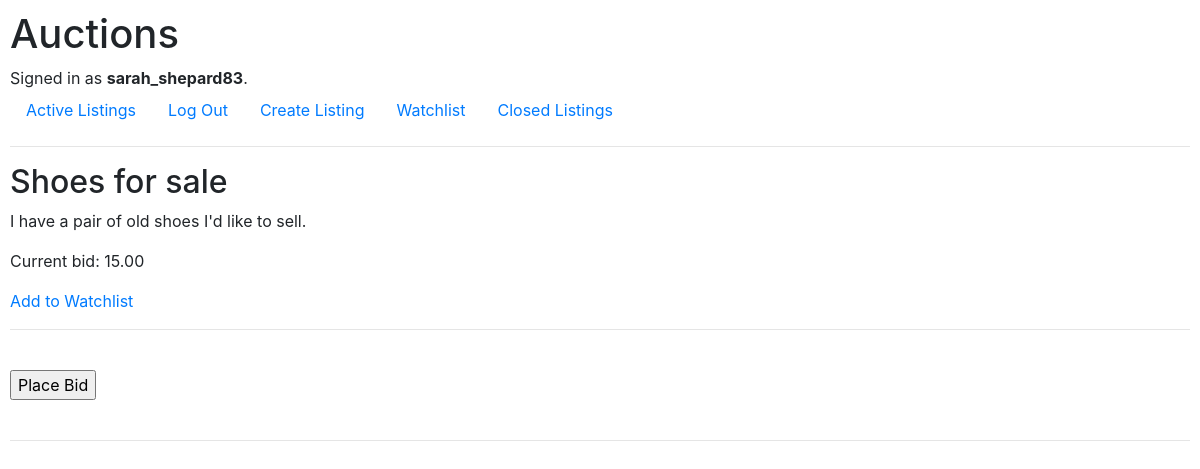
The app's page /listing/1 (signed in) with its own data.
### auctions/models.py (models this page shows, shortened)
class User(AbstractUser):
    pass

class Listing(models.Model):
    title = models.CharField(max_length=200)
    description = models.TextField()
    starting_bid = models.DecimalField(max_digits=10, decimal_places=2)
    image_url = models.URLField(blank=True, null=True)
    category = models.CharField(max_length=50, blank=True, null=True)
    user = models.ForeignKey(User, on_delete=models.CASCADE)
    winner = models.ForeignKey(User, on_delete=models.SET_NULL, null=True, related_name='won_listings')
    active = models.BooleanField(default=True)

class Bid(models.Model):
    bid_amount = models.DecimalField(max_digits=10, decimal_places=2)
    user = models.ForeignKey(User, on_delete=models.CASCADE)
    listing = models.ForeignKey(Listing, on_delete=models.CASCADE, related_name='bids')

### auctions/views.py (the view)
# urls.py: path("listing/<int:listing_id>", views.listing_detail, name="listing"),
def listing_detail(request, listing_id):
    listing = get_object_or_404(Listing, pk=listing_id)
    highest_bid = Bid.objects.filter(listing=listing).order_by('-bid_amount').first()
    user_watchlist_ids = []
    if request.user.is_authenticated:
        user_watchlist_ids = Watchlist.objects.filter(user=request.user).values_list('listing_id', flat=True)
    return render(request, 'auctions/listing-detail.html', {
        'listing': listing,
        'highest_bid': highest_bid,
        'user_watchlist_ids': user_watchlist_ids
    })

### auctions/templates/auctions/listing-detail.html (shortened to what this page needs)
{% extends "auctions/layout.html" %}
{% block body %}
    <h2>{{ listing.title }}</h2>
    <p>{{ listing.description }}</p>
    <p>Current bid: {% if highest_bid %}{{ highest_bid.bid_amount }}{% else %}{{ listing.starting_bid }}{% endif %}</p>
    {% if user.is_authenticated %}
        {% if listing.id in user_watchlist_ids %}
            <a href="{% url 'remove-from-watchlist' listing.id %}">Remove from Watchlist</a>
        {% else %}
            <a href="{% url 'add-to-watchlist' listing.id %}">Add to Watchlist</a>
        {% endif %}
    {% endif %}
    <hr>
    <br>
    {% if user.is_authenticated %}
        <form action="{% url 'place-bid' listing.id %}" method="post">
            <input type="submit" value="Place Bid">
        </form>
    {% endif %}
    <br>
    <hr>
{% endblock %}

### auctions/templates/auctions/layout.html (shortened to what this page needs)
{% load static %}
<!DOCTYPE html>
<html lang="en">
    <head>
        <link rel="stylesheet" href="https://stackpath.bootstrapcdn.com/bootstrap/4.4.1/css/bootstrap.min.css">
        <link href="{% static 'auctions/styles.css' %}" rel="stylesheet">
    </head>
    <body>
        <h1>Auctions</h1>
        <div>
            {% if user.is_authenticated %}
                Signed in as <strong>{{ user.username }}</strong>.
            {% else %}
                Not signed in.
            {% endif %}
        </div>
        <ul class="nav">
            <li class="nav-item">
                <a class="nav-link" href="{% url 'index' %}">Active Listings</a>
            </li>
            {% if user.is_authenticated %}
                <li class="nav-item">
                    <a class="nav-link" href="{% url 'logout' %}">Log Out</a>
                </li>
                <li class="nav-item">
                    <a class="nav-link" href="{% url 'create-listing' %}">Create Listing</a>
                </li>
                <li class="nav-item">
                    <a class="nav-link" href="{% url 'watchlist' %}">Watchlist</a>
                </li>
                <li class="nav-item">
                    <a class="nav-link" href="{% url 'closed-listings' %}">Closed Listings</a>
                </li>
            {% endif %}
        </ul>
        <hr>
        {% block body %}
        {% endblock %}
    </body>
</html>

### auctions/static/auctions/styles.css (style rules this page uses)
body { padding: 10px; }

### records on screen
User: username "sarah_shepard83"
Listing: title "Shoes for sale", description "I have a pair of old shoes I'd like to sell."
Bid: bid_amount "15.00"
